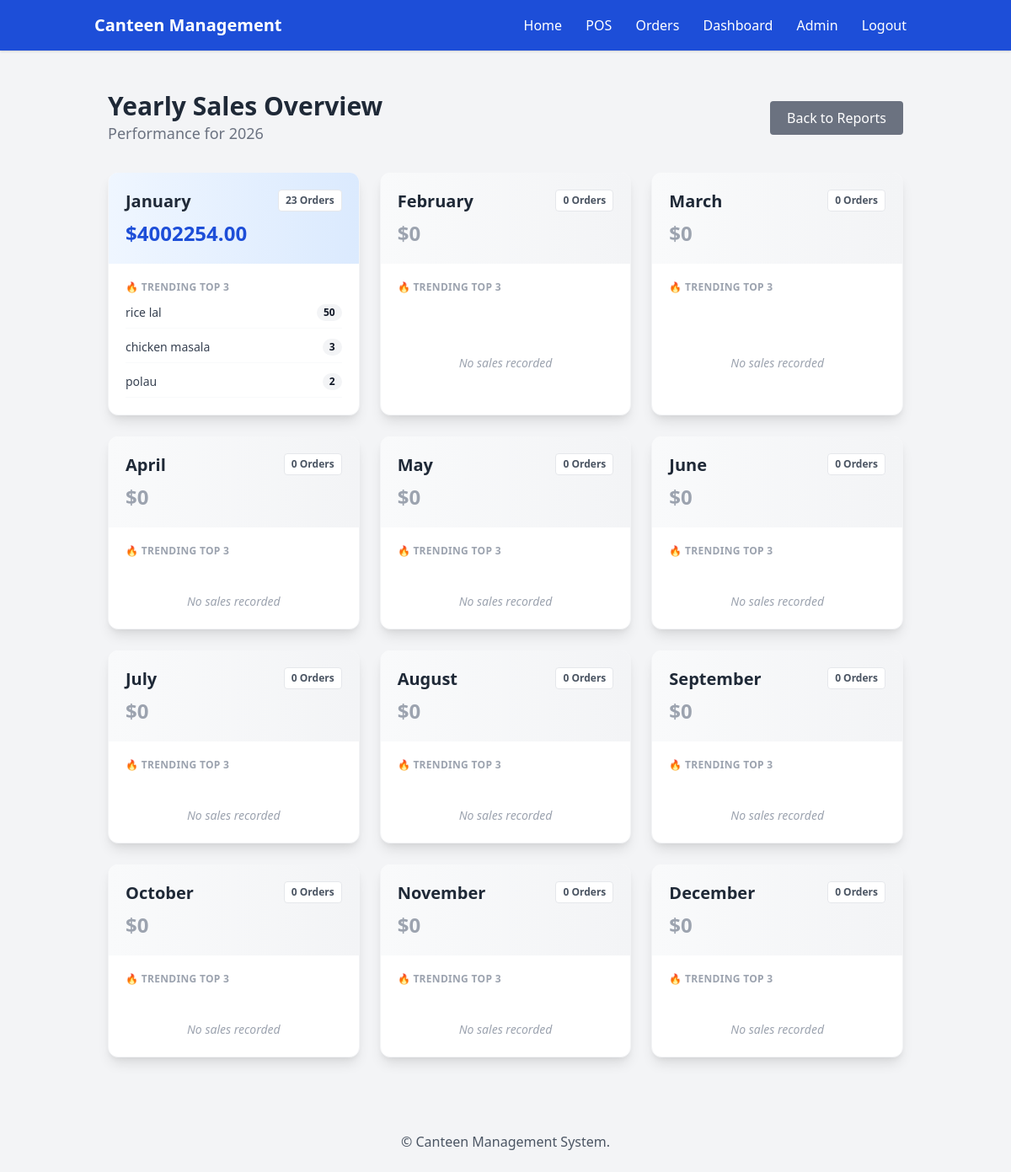
Page /report/yearly-sales/ (signed in) on the committed database.
### canteen/models.py (models this page shows, shortened)
class Product(models.Model):
    category = models.ForeignKey(Category, on_delete=models.SET_NULL, null=True, blank=True, related_name='products')
    name = models.CharField(max_length=200)
    description = models.TextField(blank=True)
    price = models.DecimalField(max_digits=9, decimal_places=2)
    image = models.ImageField(upload_to='products/', blank=True, null=True)
    in_stock = models.BooleanField(default=True)
    stock_qty = models.IntegerField(default=0)  # inventory count
    tags = models.CharField(max_length=200, blank=True)  # optional tags
    LOW_STOCK_LIMIT = 5  # threshold for low stock alert

### canteen/views.py (the view)
# urls.py: path('report/yearly-sales/', views.yearly_sales_detail, name='yearly_sales_detail'),
@login_required
def yearly_sales_detail(request):
    current_year = timezone.now().year
    monthly_data = []
    for month in range(1, 13):
        orders = Order.objects.filter(
            created_at__year=current_year,
            created_at__month=month,
            is_paid=True,
            cancelled=False
        )
        total_sales = sum(o.total_amount for o in orders)
        product_sales = {}
        for order in orders:
            for item in order.items.all():
                name = item.product.name
                qty = item.quantity
                product_sales[name] = product_sales.get(name, 0) + qty
        top_products = sorted(product_sales.items(), key=lambda x: x[1], reverse=True)[:3]
        monthly_data.append({
            'month_name': calendar.month_name[month],
            'total_sales': total_sales,
            'order_count': orders.count(),
            'top_products': top_products,
        })
    context = {
        'year': current_year,
        'monthly_data': monthly_data,
    }
    return render(request, 'canteen/yearly_sales_detail.html', context)

### canteen/templates/canteen/yearly_sales_detail.html (shortened to what this page needs)
{% extends 'canteen/base.html' %}
{% block content %}
<div class="container mx-auto px-4 py-6">
    <div class="flex justify-between items-center mb-8">
        <div>
            <h2 class="text-3xl font-bold text-gray-800">Yearly Sales Overview</h2>
            <p class="text-gray-500 text-lg">Performance for {{ year }}</p>
        </div>
        <a href="{% url 'canteen:report' %}" class="bg-gray-500 text-white px-5 py-2 rounded hover:bg-gray-600 transition">
            Back to Reports
        </a>
    </div>
    <div class="grid grid-cols-1 md:grid-cols-2 lg:grid-cols-3 gap-6">
        {% for month in monthly_data %}
        <div class="bg-white shadow-lg rounded-xl overflow-hidden border border-gray-100 flex flex-col h-full">
            <div class="p-5 bg-gradient-to-r {% if month.total_sales > 0 %}from-blue-50 to-blue-100{% else %}from-gray-50 to-gray-100{% endif %}">
                <div class="flex justify-between items-start">
                    <h3 class="text-xl font-bold text-gray-800">{{ month.month_name }}</h3>
                    <span class="text-xs font-semibold px-2 py-1 rounded bg-white text-gray-600 border">
                        {{ month.order_count }} Orders
                    </span>
                </div>
                <div class="mt-2">
                    <span class="text-2xl font-bold {% if month.total_sales > 0 %}text-blue-700{% else %}text-gray-400{% endif %}">
                        ${{ month.total_sales }}
                    </span>
                </div>
            </div>
            <div class="p-5 flex-grow">
                <h4 class="text-xs font-bold text-gray-400 uppercase tracking-wide mb-3">
                    🔥 Trending Top 3
                </h4>
                {% if month.top_products %}
                    <ul class="space-y-3">
                        {% for name, qty in month.top_products %}
                        <li class="flex justify-between items-center text-sm border-b border-gray-50 pb-2 last:border-0">
                            <span class="font-medium text-gray-700 truncate w-3/4">{{ name }}</span>
                            <span class="font-bold text-gray-900 bg-gray-100 px-2 py-0.5 rounded-full text-xs">
                                {{ qty }}
                            </span>
                        </li>
                        {% endfor %}
                    </ul>
                {% else %}
                    <div class="h-full flex items-center justify-center text-gray-400 text-sm italic py-4">
                        No sales recorded
                    </div>
                {% endif %}
            </div>
        </div>
        {% endfor %}
    </div>
</div>
{% endblock %}

### rows in the picture
Product: top_products "rice lal"
Product: top_products "chicken masala"
Product: top_products "polau"

### other values in the picture
{{ month.month_name }} "January" "February" "March" "April" "May" "June" "July" "August" "September" "October" "November" "December"
{{ month.order_count }} "23" "0" "0" "0" "0" "0" "0" "0" "0" "0" "0" "0"
{{ month.total_sales }} "4002254.00" "0" "0" "0" "0" "0" "0" "0" "0" "0" "0" "0"
{{ qty }} "50" "3" "2"
